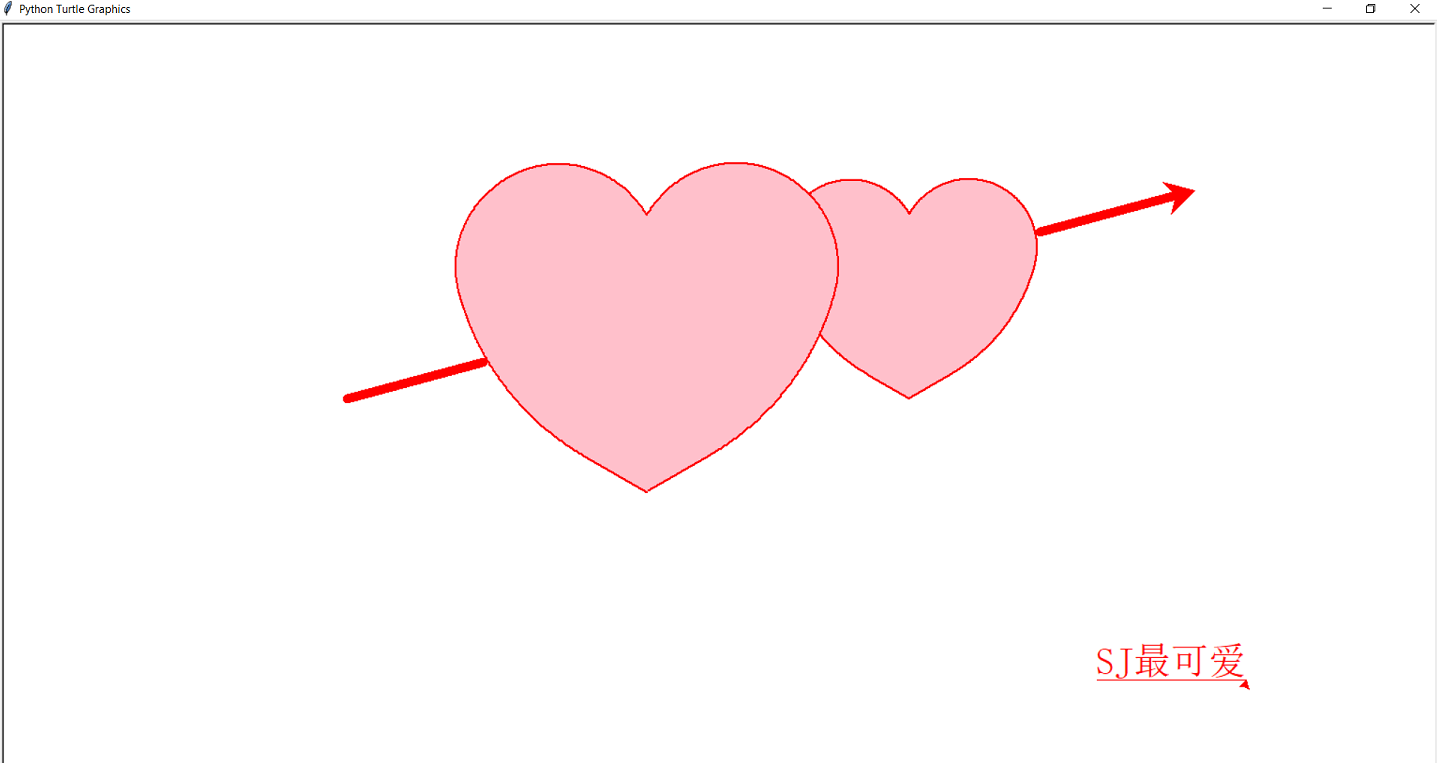

Python code for this plot:

#heart

from turtle import *
from time import sleep

def go_to(x, y):
   up()
   goto(x, y)
   down()


def big_Circle(size):  
   speed(10)
   for i in range(150):
       forward(size)
       right(0.3)

def small_Circle(size):  
   speed(10)
   for i in range(210):
       forward(size)
       right(0.786)

def line(size):
   speed(10)
   forward(51*size)

def heart( x, y, size):
   go_to(x, y)
   left(150)
   begin_fill()
   line(size)
   big_Circle(size)
   small_Circle(size)
   left(120)
   small_Circle(size)
   big_Circle(size)
   line(size)
   end_fill()

def arrow():
   pensize(10)
   setheading(0)
   go_to(-400, 0)
   left(15)
   forward(150)
   go_to(339, 178)
   forward(150)

def arrowHead():
   pensize(1)
   speed(10)
   color('red', 'red')
   begin_fill()
   left(120)
   forward(20)
   right(150)
   forward(35)
   right(120)
   forward(35)
   right(150)
   forward(20)
   end_fill()



pensize(2)
color('red', 'pink')
#getscreen().tracer(30, 0) 
heart(200, 0, 1)          
setheading(0)             
heart(-80, -100, 1.5)     
arrow()                   
arrowHead()               
go_to(400, -300)
write("SJ最可爱", move=True, align="left", font=("宋体", 30, "normal"))
exitonclick()
